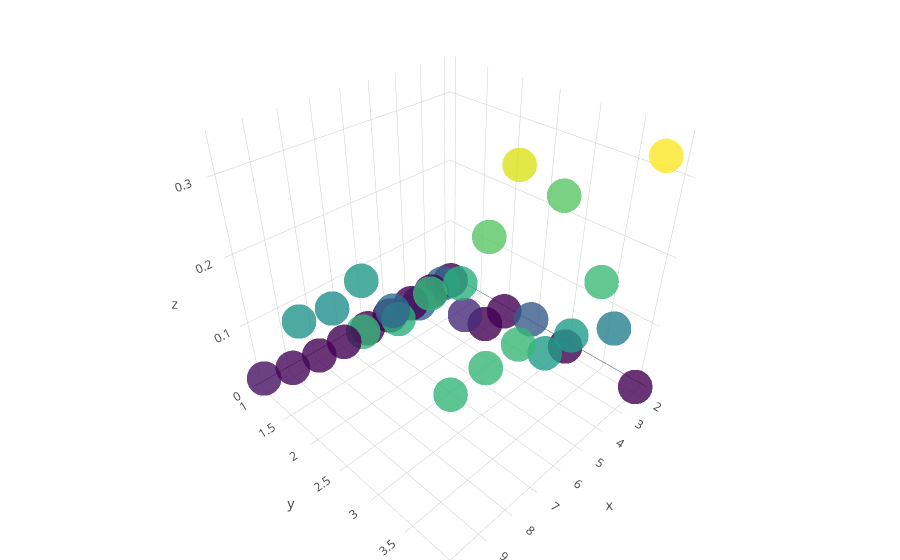

Notebook code cell kept with this figure:
### Code cell
plot_stats({(2, 1, 100): (0.000000, 0.000036, 0.999965), (2, 2, 100): (0.000000, 0.005780, 0.994221), (2, 3, 100): (0.000000, 0.021684, 0.978316), (2, 4, 100): (0.000000, 0.013870, 0.986130), (5, 4, 100): (0.230831, 0.498932, 0.270240), (3, 4, 100): (0.338698, 0.278601, 0.382701), (5, 3, 100): (0.319520, 0.493938, 0.186546), (3, 3, 100): (0.252418, 0.469113, 0.278468), (3, 2, 100): (0.000013, 0.055440, 0.944548), (5, 2, 100): (0.115101, 0.409483, 0.475418), (3, 1, 100): (0.000000, 0.002771, 0.997229), (5, 1, 100): (0.000000, 0.006535, 0.993465), (6, 4, 100): (0.187042, 0.491207, 0.321754), (4, 4, 100): (0.146763, 0.471818, 0.381420), (6, 3, 100): (0.252545, 0.475792, 0.271664), (4, 3, 100): (0.096043, 0.363119, 0.540840), (6, 2, 100): (0.105738, 0.392966, 0.501298), (4, 2, 100): (0.039952, 0.086814, 0.873236), (4, 1, 100): (0.000000, 0.015326, 0.984674), (6, 1, 100): (0.000000, 0.017390, 0.982610), (10, 4, 100): (0.224337, 0.504020, 0.271646), (10, 3, 100): (0.224832, 0.502328, 0.272844), (10, 2, 100): (0.172748, 0.479137, 0.348117), (10, 1, 100): (0.014930, 0.159070, 0.826002), (7, 4, 100): (0.189985, 0.505915, 0.304102), (8, 4, 100): (0.226782, 0.492961, 0.280260), (9, 4, 100): (0.226085, 0.506543, 0.267375), (7, 3, 100): (0.214976, 0.473056, 0.311971), (8, 3, 100): (0.223962, 0.498665, 0.277377), (9, 3, 100): (0.215728, 0.499458, 0.284817), (7, 2, 100): (0.117409, 0.469193, 0.413400), (8, 2, 100): (0.182838, 0.456164, 0.361000), (9, 2, 100): (0.166826, 0.445817, 0.387360), (7, 1, 100): (0.000019, 0.012854, 0.987127), (8, 1, 100): (0.001183, 0.029481, 0.969337), (9, 1, 100): (0.005834, 0.058133, 0.936034),})
